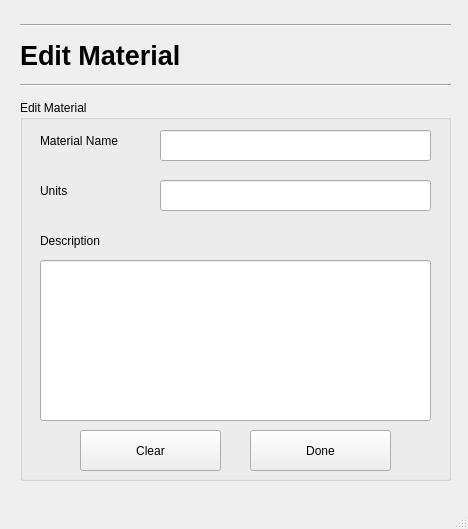
<?xml version="1.0" encoding="UTF-8"?>
<ui version="4.0">
 <class>MainWindow</class>
 <widget class="QMainWindow" name="MainWindow">
  <property name="geometry">
   <rect>
    <x>0</x>
    <y>0</y>
    <width>468</width>
    <height>529</height>
   </rect>
  </property>
  <property name="windowTitle">
   <string>MainWindow</string>
  </property>
  <widget class="QWidget" name="centralwidget">
   <widget class="QGroupBox" name="groupBox_2">
    <property name="geometry">
     <rect>
      <x>20</x>
      <y>100</y>
      <width>431</width>
      <height>381</height>
     </rect>
    </property>
    <property name="title">
     <string>Edit Material</string>
    </property>
    <widget class="QLabel" name="label_5">
     <property name="geometry">
      <rect>
       <x>20</x>
       <y>30</y>
       <width>101</width>
       <height>21</height>
      </rect>
     </property>
     <property name="text">
      <string>Material Name</string>
     </property>
    </widget>
    <widget class="QLineEdit" name="lineEdit_5">
     <property name="geometry">
      <rect>
       <x>140</x>
       <y>30</y>
       <width>271</width>
       <height>31</height>
      </rect>
     </property>
     <property name="text">
      <string/>
     </property>
     <property name="readOnly">
      <bool>true</bool>
     </property>
    </widget>
    <widget class="QLabel" name="label_6">
     <property name="geometry">
      <rect>
       <x>20</x>
       <y>80</y>
       <width>111</width>
       <height>21</height>
      </rect>
     </property>
     <property name="text">
      <string>Units</string>
     </property>
    </widget>
    <widget class="QLineEdit" name="lineEdit_7">
     <property name="geometry">
      <rect>
       <x>140</x>
       <y>80</y>
       <width>271</width>
       <height>31</height>
      </rect>
     </property>
     <property name="text">
      <string/>
     </property>
     <property name="readOnly">
      <bool>false</bool>
     </property>
    </widget>
    <widget class="QPushButton" name="pushButton_2">
     <property name="geometry">
      <rect>
       <x>230</x>
       <y>330</y>
       <width>141</width>
       <height>41</height>
      </rect>
     </property>
     <property name="text">
      <string>Done</string>
     </property>
    </widget>
    <widget class="QLabel" name="label_9">
     <property name="geometry">
      <rect>
       <x>20</x>
       <y>130</y>
       <width>81</width>
       <height>21</height>
      </rect>
     </property>
     <property name="text">
      <string>Description</string>
     </property>
    </widget>
    <widget class="QPushButton" name="pushButton_3">
     <property name="geometry">
      <rect>
       <x>60</x>
       <y>330</y>
       <width>141</width>
       <height>41</height>
      </rect>
     </property>
     <property name="text">
      <string>Clear</string>
     </property>
    </widget>
   </widget>
   <widget class="QLineEdit" name="lineEdit_6">
    <property name="geometry">
     <rect>
      <x>40</x>
      <y>260</y>
      <width>391</width>
      <height>161</height>
     </rect>
    </property>
    <property name="text">
     <string/>
    </property>
    <property name="readOnly">
     <bool>true</bool>
    </property>
   </widget>
   <widget class="QLabel" name="label">
    <property name="geometry">
     <rect>
      <x>20</x>
      <y>30</y>
      <width>251</width>
      <height>51</height>
     </rect>
    </property>
    <property name="font">
     <font>
      <pointsize>20</pointsize>
      <weight>75</weight>
      <bold>true</bold>
     </font>
    </property>
    <property name="text">
     <string>Edit Material</string>
    </property>
   </widget>
   <widget class="Line" name="line_2">
    <property name="geometry">
     <rect>
      <x>20</x>
      <y>10</y>
      <width>431</width>
      <height>31</height>
     </rect>
    </property>
    <property name="font">
     <font>
      <pointsize>20</pointsize>
      <weight>75</weight>
      <bold>true</bold>
     </font>
    </property>
    <property name="orientation">
     <enum>Qt::Horizontal</enum>
    </property>
   </widget>
   <widget class="Line" name="line">
    <property name="geometry">
     <rect>
      <x>20</x>
      <y>70</y>
      <width>431</width>
      <height>31</height>
     </rect>
    </property>
    <property name="font">
     <font>
      <pointsize>20</pointsize>
      <weight>75</weight>
      <bold>true</bold>
     </font>
    </property>
    <property name="orientation">
     <enum>Qt::Horizontal</enum>
    </property>
   </widget>
  </widget>
  <widget class="QMenuBar" name="menubar">
   <property name="geometry">
    <rect>
     <x>0</x>
     <y>0</y>
     <width>468</width>
     <height>21</height>
    </rect>
   </property>
  </widget>
  <widget class="QStatusBar" name="statusbar"/>
 </widget>
 <resources/>
 <connections/>
</ui>
